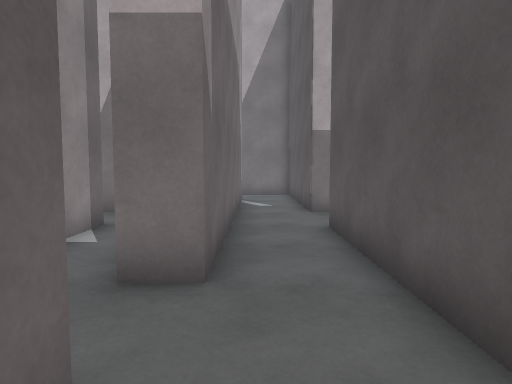
view 1 (above)

24 first-person views from a walk through a 3-D level made in the Unity game engine. The camera is 1.3 m above the floor, tilts 4° down and sees 75° across. The floor is counted in squares, 1 m on a side. Each view is taken from the middle of a square. On the plan, view 1 faces up. The plan holds only what a view shows up to about 14 squares ahead; the rest is blank. The place goes on beyond the plan. The player character is not drawn.

view 2
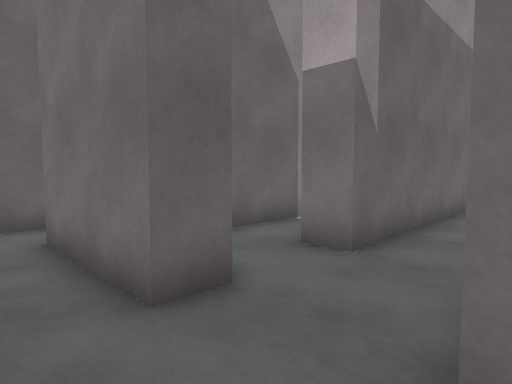

view 3
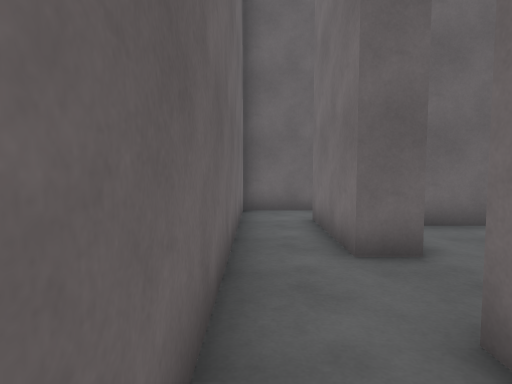

view 4
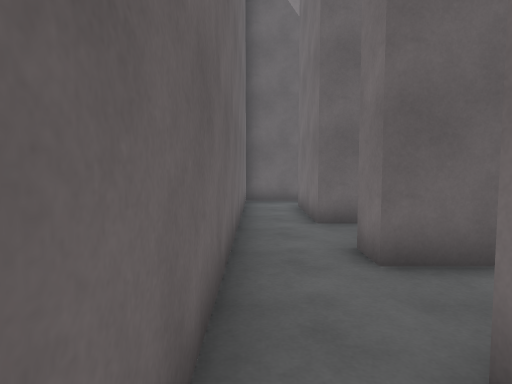

view 5
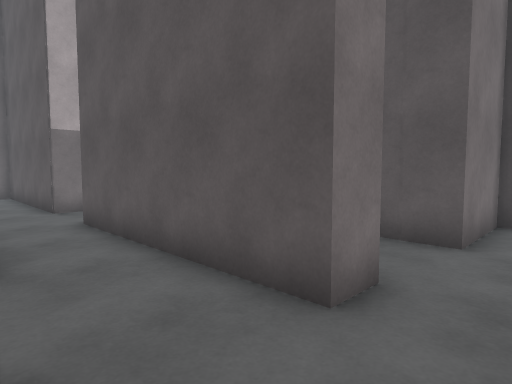

view 6
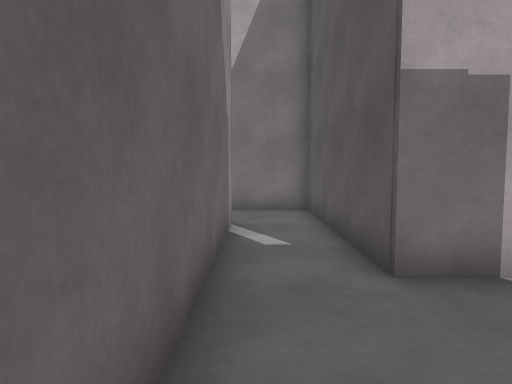

view 7
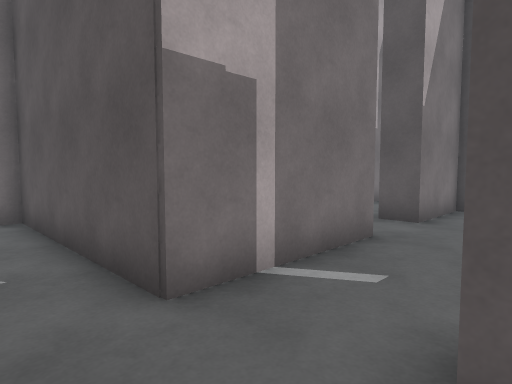

view 8
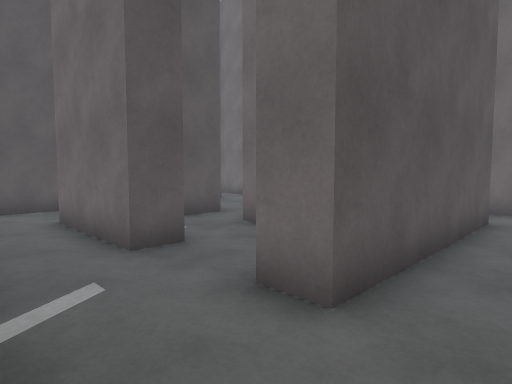

view 9
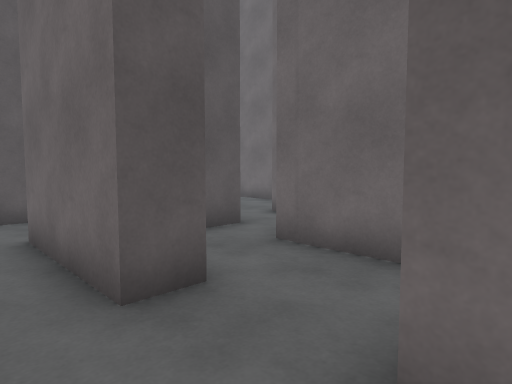

view 10
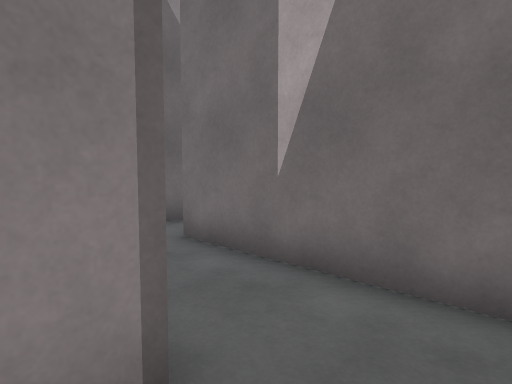

view 11
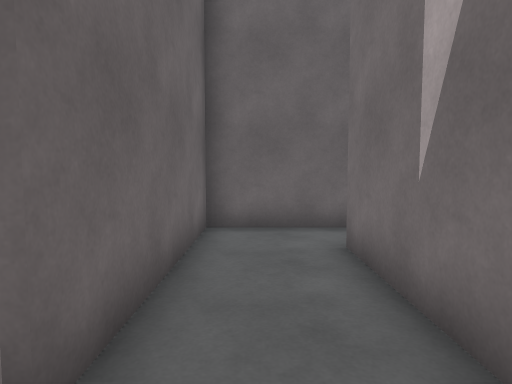

view 12
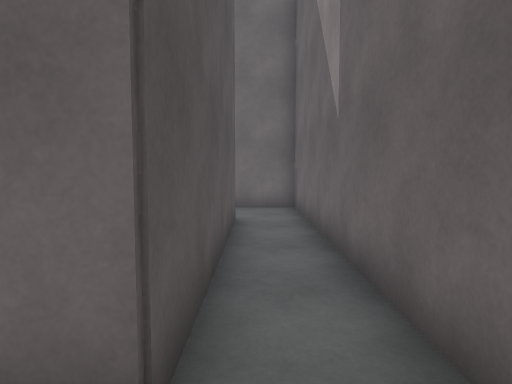

view 13
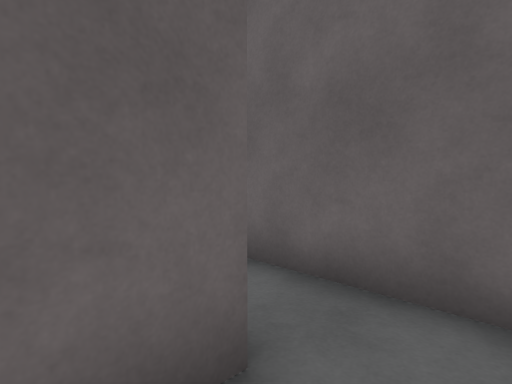

view 14
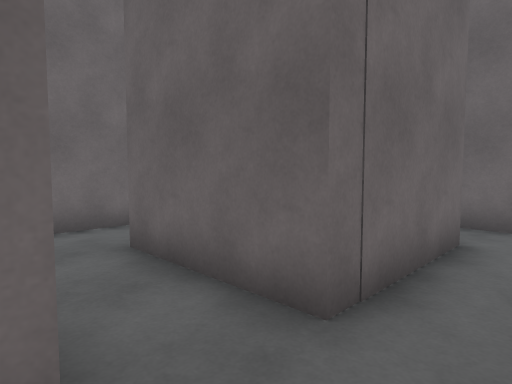

view 15
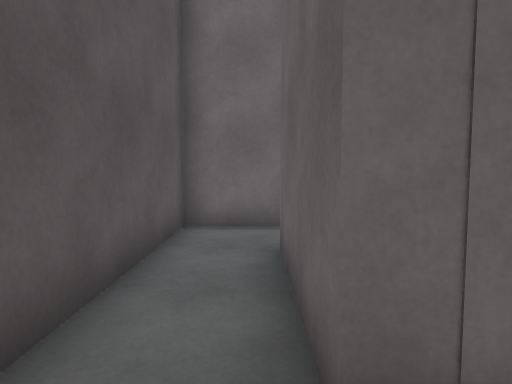

view 16
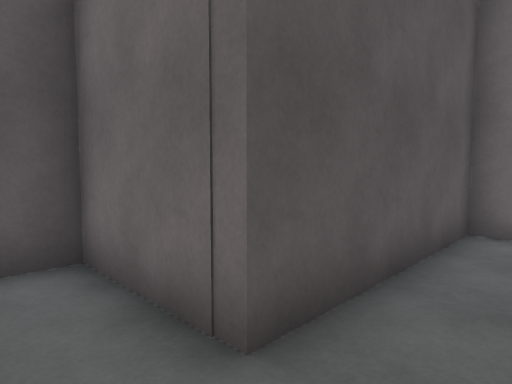

view 17
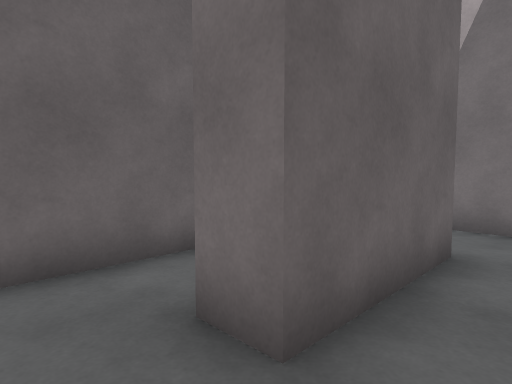

view 18
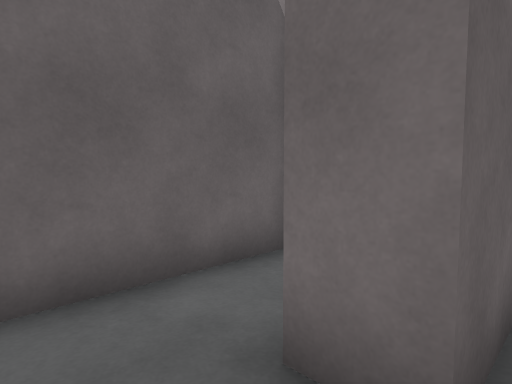

view 19
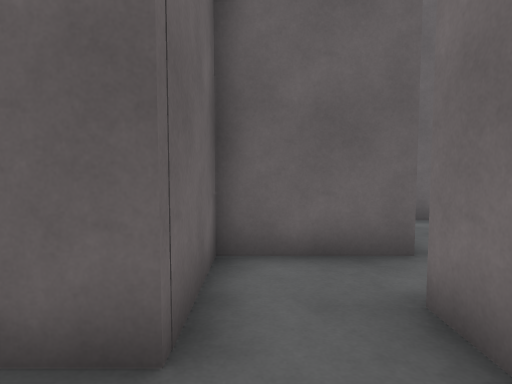

view 20
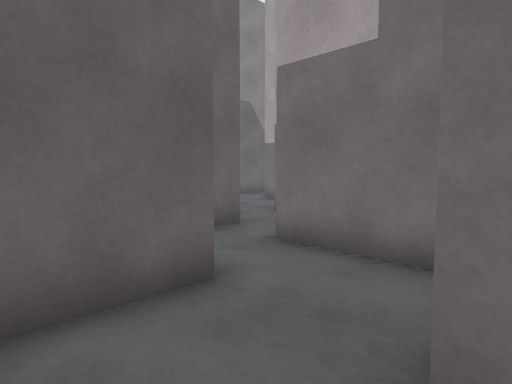

view 21
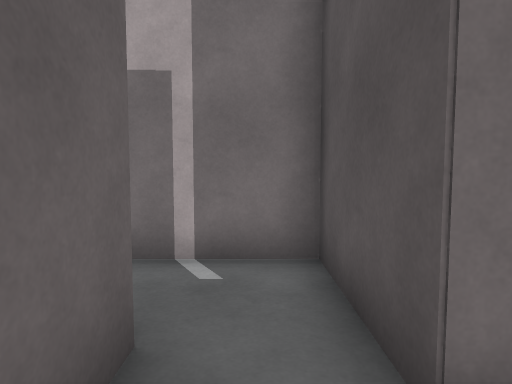

view 22
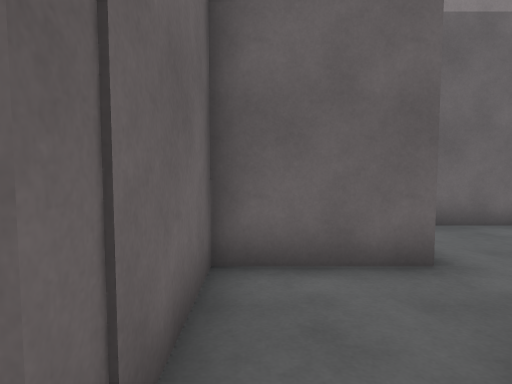

view 23
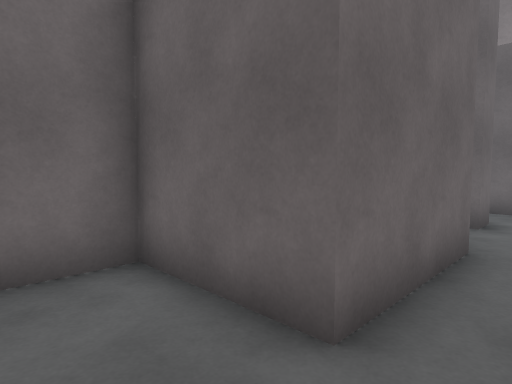

view 24
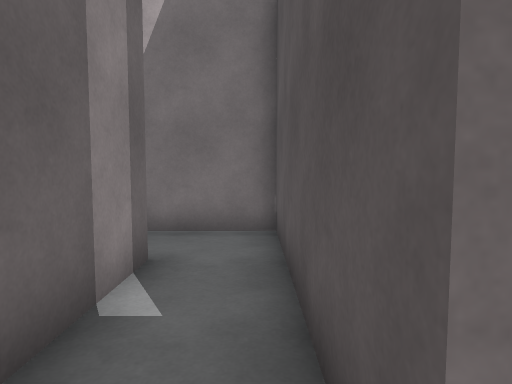

### Floor plan
Key: @ floor where view 1 was taken; # wall or solid block; . floor.
Columns run from 6 left of view 1 to 12 right of it. Each row starts with its distance up from view 1.
 25 #. .... ...
 24 #..........#
 23 #.####..####
 22 #.#..#..#
 21 #.#..#..#
 20 #.#..#..#
 19 #.#.....#
 18 #.#.....#
 17 #.#######
 16 #.......#
 15 #.......#
 14 ######..#
 13      #..#
 12      #..#
 11      #..#     .#
 10   ####..#####..####
  9   ...#............#
  8   #..#.....#####..#
  7   #..#..##.#####..#
  6   #..#..##....##..
  5   #..#..##....##..
  4   #..#..#####.####
  3   #.....## ##.....
  2   #.....## ##.....
  1 #.####..##.#####..#
  0 #.....@.......##...
 -1 #........... . #...
 -2 #############

Where each view was taken, in squares from view 1:
view 1: 0 up, 0 right, facing up
view 2: 1 down, 2 right, facing up-left
view 3: 1 down, 4 right, facing left
view 4: 1 down, 7 right, facing left
view 5: 1 down, 1 left, facing up-right
view 6: 6 up, 0 right, facing up
view 7: 7 up, 0 right, facing up-right
view 8: 10 up, 0 right, facing down-right
view 9: 9 up, 2 right, facing down-right
view 10: 13 up, 1 right, facing up-left
view 11: 15 up, 1 right, facing left
view 12: 25 up, 5 left, facing down
view 13: 25 up, 3 left, facing down-left
view 14: 25 up, 2 right, facing down-left
view 15: 25 up, 0 right, facing down
view 16: 25 up, 0 right, facing down-right
view 17: 18 up, 1 right, facing up-left
view 18: 18 up, 0 right, facing up-left
view 19: 2 up, 11 right, facing left
view 20: 1 down, 12 right, facing up-left
view 21: 2 up, 7 right, facing up
view 22: 5 up, 7 right, facing left
view 23: 9 up, 11 right, facing down-left
view 24: 3 up, 2 left, facing up
